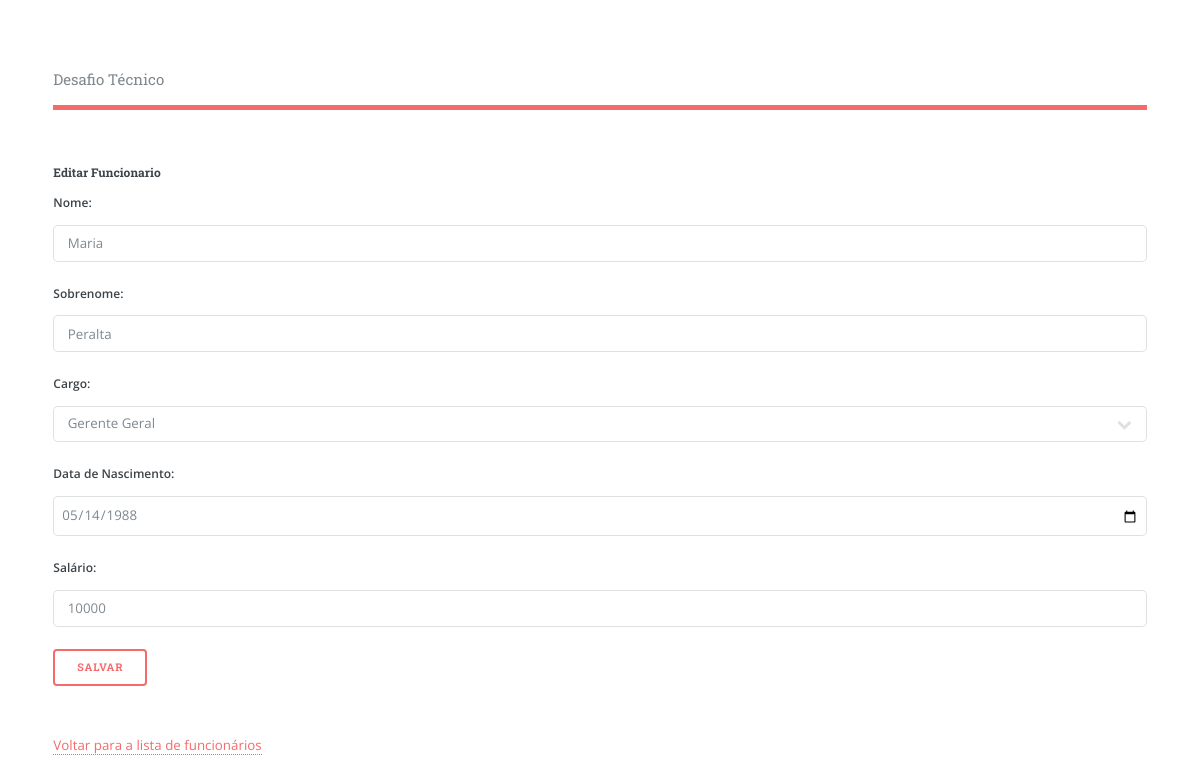
/index.php?action=editarFuncionario&id=4, run on the app's committed database.
### tables this page shows
CREATE TABLE IF NOT EXISTS `funcionarios` (
  `id` int(11) NOT NULL AUTO_INCREMENT,
  `nome` varchar(50) DEFAULT NULL,
  `sobrenome` varchar(50) DEFAULT NULL,
  `idCargo` int(11) DEFAULT NULL,
  `dtnasc` date DEFAULT NULL,
  `salario` float DEFAULT NULL,
  PRIMARY KEY (`id`),
  KEY `FK_funcionarios_cargos` (`idCargo`),
  CONSTRAINT `FK_funcionarios_cargos` FOREIGN KEY (`idCargo`) REFERENCES `cargos` (`id`) ON DELETE CASCADE ON UPDATE NO ACTION
);

### config/DatabaseConnection.php (called while the page is built, shortened)
<?php
class DatabaseConnection {
    private static $connection;
    public static function getConnection() {
        if (self::$connection === null) {
            $host = "localhost";
            $dbname = "desafio";
            $username = "root";
            $password = "root3306";
            try {
                self::$connection = new PDO("mysql:host=$host;dbname=$dbname", $username, $password);
                self::$connection->setAttribute(PDO::ATTR_ERRMODE, PDO::ERRMODE_EXCEPTION);
            } catch (PDOException $e) {
                die("Erro na conexão com o banco de dados: " . $e->getMessage());
            }
        }
        return self::$connection;
    }
}

### controllers/FuncionarioController.php (called while the page is built, shortened)
<?php
require_once './models/FuncionarioModel.php';
require_once './config/DatabaseConnection.php';
require_once('CargoController.php');
class FuncionarioController {
    private $conn;
    public function __construct() {
        $this->conn = DatabaseConnection::getConnection();
    }
public function buscarFuncionarioPorId($id) {
    try {
        $stmt = $this->conn->prepare("SELECT * FROM funcionarios WHERE id = :id");
        $stmt->bindParam(':id', $id);
        $stmt->execute();
        $row = $stmt->fetch(PDO::FETCH_ASSOC);
        if ($row) {
            return new FuncionarioModel($row['id'], $row['nome'], $row['sobrenome'], $row['idCargo'], $row['dtnasc'], $row['salario']);
        } else {
            return false;
        }
    } catch (PDOException $e) {
        return false;
    }
}
}
?>

### models/FuncionarioModel.php (called while the page is built, shortened)
<?php
class FuncionarioModel {
    private $id;
    private $nome;
    private $sobrenome;
    private $dtnasc;
    private $salario;
    public function __construct($id, $nome, $sobrenome, $idCargo, $dtnasc, $salario) {
        $this->id = $id;
        $this->nome = $nome;
        $this->sobrenome = $sobrenome;
        $this->dtnasc = $dtnasc;
        $this->salario = $salario;
    }
    public function getId() {
        return $this->id;
    }
    public function getNome() {
        return $this->nome;
    }
    public function getsobrenome() {
        return $this->sobrenome;
    }
    public function getDtNasc() {
        return $this->dtnasc;
    }
    public function getSalario() {
        return $this->salario;
    }
}

### controllers/CargoController.php (called while the page is built, shortened)
<?php
require_once './models/CargoModel.php';
require_once './config/DatabaseConnection.php';
class CargoController {
    private $conn;
    public function __construct() {
        $this->conn = DatabaseConnection::getConnection();
    }
    public function listarCargos() {
        try {
            $stmt = $this->conn->prepare("SELECT * FROM cargos");
            $stmt->execute();
            $cargos = array();
            while ($row = $stmt->fetch(PDO::FETCH_ASSOC)) {
                $cargo = new CargoModel($row['id'], $row['cargo'], $row['descricao']);
                $cargos[] = $cargo;
            }
            return $cargos;
        } catch (PDOException $e) {
            return false;
        }
    }
}
?>

### models/CargoModel.php (called while the page is built, shortened)
<?php
class CargoModel {
    private $id;
    private $cargo;
    public function __construct($id, $cargo, $descricao) {
        $this->id = $id;
        $this->cargo = $cargo;
    }
    public function getId() {
        return $this->id;
    }
    public function getCargo() {
        return $this->cargo;
    }
}

### views/Funcionarios/formEditarFuncionario.php (the view, shortened to what this page needs)
<!DOCTYPE html>
<html>
<head>
</head>
<body>
    <h5>Editar Funcionario</h5>
    <form method="POST" action="index.php?action=editarFuncionario&id=<?php echo $funcionario->getId(); ?>">
        <label for="nome">Nome:</label>
        <input type="text" id="nome" name="nome" value="<?php echo $funcionario->getNome(); ?>" required>
        <br>
        <label for="sobrenome">Sobrenome:</label>
        <input type="text" id="sobrenome" name="sobrenome" required value="<?php echo $funcionario->getSobrenome(); ?>"></input>
        <br>
        <label for="idCargo">Cargo:</label>
        <select name="idCargo" id="idCargo">
            <?php foreach ($listaCargos as $cargo) { ?>
                <option value="<?php echo $cargo->getId(); ?>"><?php echo $cargo->getCargo(); ?></option>
            <?php } ?>
        </select>
        <br>
        <label for="dtnasc">Data de Nascimento:</label>
        <input type="date" class="date" id="dtnasc" name="dtnasc" required value="<?php echo $funcionario->getDtNasc(); ?>"></input>
        <br>
        <label for="salario">Salário:</label>
        <input type="text" id="salario" name="salario" required value="<?php echo $funcionario->getSalario(); ?>"></input>
        <br>
        <input type="submit" value="Salvar">
    </form>
    <br>
    <a href="index.php?action=listarFuncionarios">Voltar para a lista de funcionários</a>
</body>
</html>

### assets/css/style.css (style rules this page uses)
.date, .number { padding:7px !important; }

### data on the page
funcionarios: nome "Maria", sobrenome "Peralta", dtnasc "05/14/1988", salario "10000"

### other printed values
form field idCargo "Gerente Geral"
